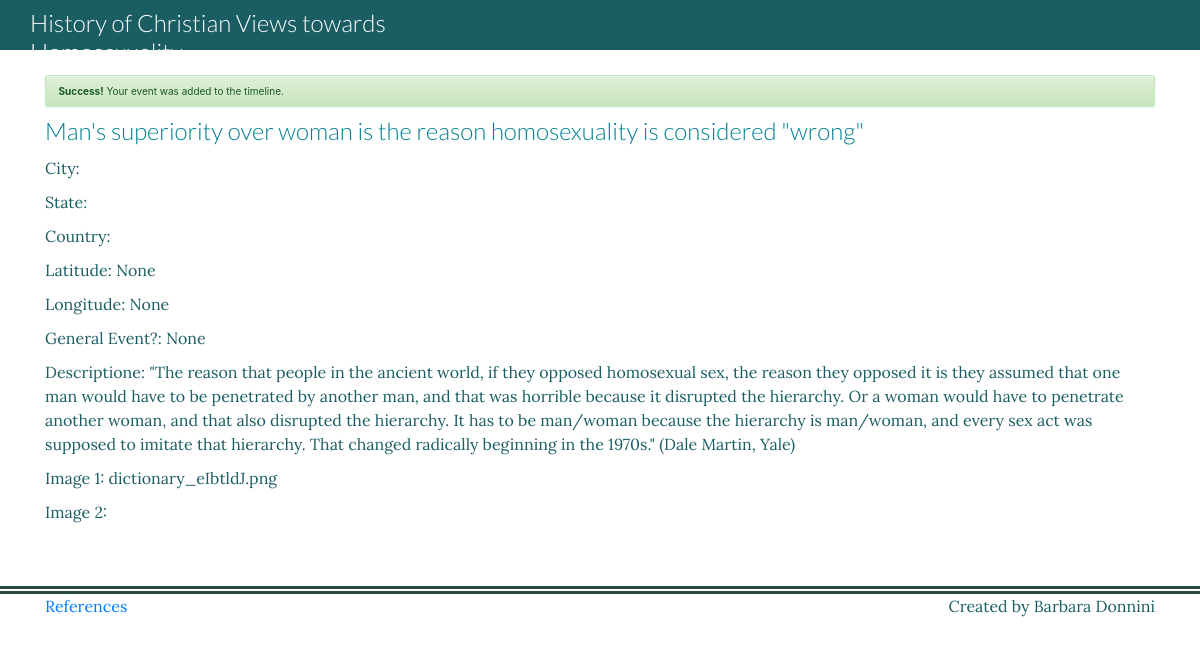
Page /maintimeline/12 on the committed database.
### maintimeline/models.py (models this page shows, shortened)
class Event(models.Model):
    created_by = models.ForeignKey(User, related_name='events', on_delete=models.CASCADE,)
    category = models.TextField(
        null=True,
        blank=True,
    )
    headline = models.TextField()
    city = models.TextField(
        null=True,
        blank=True,
    )
    state = models.TextField(
        null=True,
        blank=True,
    )
    country = models.TextField(
        null=True,
        blank=True,
    )
    latitude = models.DecimalField(
        null=True,
        blank=True,
        max_digits=9,
        decimal_places=6
    )
    longitude = models.DecimalField(
        null=True,
        blank=True,
        max_digits=9,
        decimal_places=6
    )
    is_general = models.NullBooleanField()
    approx_year = models.NullBooleanField()
    date = models.DateField(
        null=True,
        blank=True,
        )
    year = models.IntegerField(
        null=True,
        blank=True,
        )
    description = models.TextField(
        null=True,
        blank=True,
    )
    image1 = models.ImageField(
        null=True,
        blank=True,
    )
    image2 = models.ImageField(
        null=True,
        blank=True,
    )

### maintimeline/views.py (the view)
# urls.py: path('maintimeline/<int:pk>', EventDetailView.as_view(), name='event-detail'),
class EventDetailView(DetailView):
    model = Event

### maintimeline/templates/maintimeline/event_detail.html (shortened to what this page needs)
{% extends 'maintimeline/base.html' %}
{% load static %}
{% block content %}
<div class="container">
	<div style="height:25px"></div>
	<div class="alert alert-success">
  <strong>Success!</strong> Your event was added to the timeline.
</div>
	<h1>{{ object.headline }}</h1>
<p>City: {{ object.city }}</p>
<p>State: {{ object.state|date }}</p>
<p>Country: {{ object.country }}</p>
<p>Latitude: {{ object.latitude }}</p>
<p>Longitude: {{ object.longitude }}</p>
<p>General Event?: {{ object.is_general }}</p>
<p>Descriptione: {{ object.description }}</p>
<p>Image 1: {{ object.image1 }}</p>
<p>Image 2: {{ object.image2 }}</p>
</div>
{% endblock %}

### rows in the picture
Event: headline "Man's superiority over woman is the reason homosexuality is considered \"wrong\"", latitude "None", longitude "None", is_general "None", description "\"The reason that people in the ancient world, if they opposed homosexual sex, the reason they opposed it is they assumed that one man would have to be penetrated by another man, and that was horrible because it disrupted the hierarchy. Or a woman would have to penetrate another woman, and that also disrupted the hierarchy. It has to be man/woman because the hierarchy is man/woman, and every sex act was supposed to imitate that hierarchy. That changed radically beginning in the 1970s.\" (Dale Martin, Yale)", image1 "dictionary_eIbtldJ.png"
